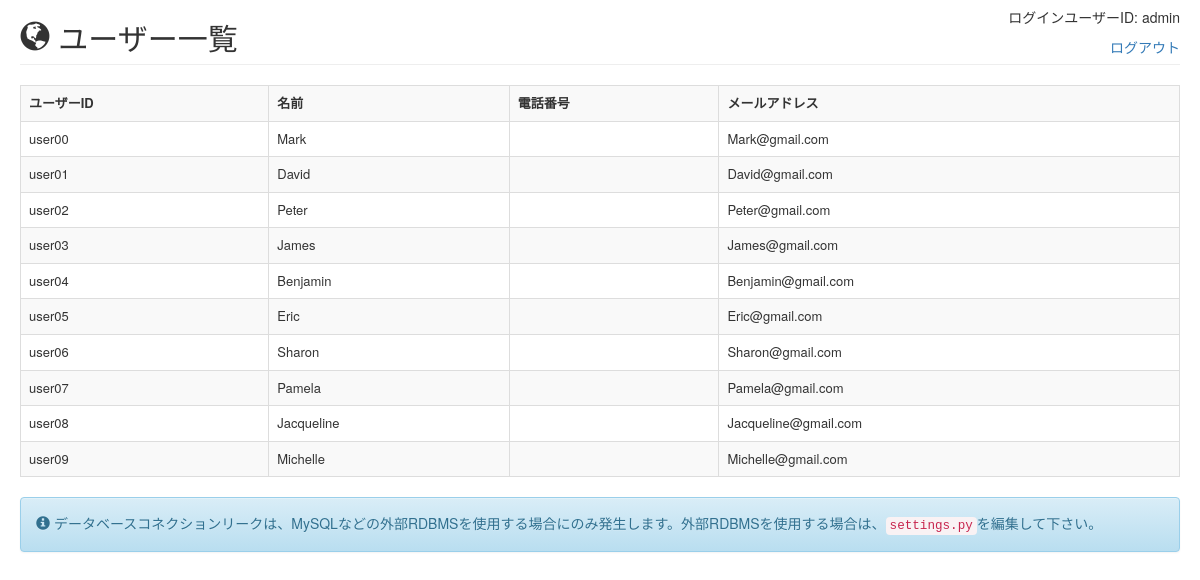
Screenshot of /dbconnectionleak/ (signed in) with the database file from the repository.
### easybuggy/models.py (models this page shows)
class User(models.Model):
    id = models.CharField(max_length=10, primary_key=True)
    name = models.CharField(max_length=30)
    password = models.CharField(max_length=30)
    secret = models.CharField(max_length=100)
    ispublic = models.CharField(max_length=5)
    phone = models.CharField(max_length=20, blank=True, null=True)
    mail = models.EmailField(max_length=100, blank=True, null=True)

### easybuggy/views.py (the view)
# urls.py: url(r'^dbconnectionleak/$', views.db_connection_leak, name='dbconnectionleak'),
def db_connection_leak(request):
    d = {
        'title': _('title.dbconnectionleak.page'),
        'note': _('msg.note.dbconnectionleak'),
    }
    c = connection.cursor()
    try:
        c.execute("SELECT id, name, phone, mail FROM easybuggy_user WHERE ispublic = 'true' ORDER BY id asc")
        d['users'] = c.fetchall()
    except Exception as e:
        logger.exception('Exception occurs: %s', e)
    finally:
        pass
    return render(request, 'dbconnectionleak.html', d)

### templates/dbconnectionleak.html
{% extends "base.html" %}
{% load i18n %}
{% block body %}
{% include "header.html" %}
<table class="table table-striped table-bordered table-hover" style="font-size: small;">
    <tr>
        <th>{% trans 'label.user.id' %}</th>
        <th>{% trans 'label.name' %}</th>
        <th>{% trans 'label.phone' %}</th>
        <th>{% trans 'label.mail' %}</th>
    </tr>
    {% for user in users %}
    <tr>
        <td>{{ user.0 }}</td>
        <td>{{ user.1 }}</td>
        <td>{{ user.2|default_if_none:'' }}</td>
        <td>{{ user.3|default_if_none:'' }}</td>
    </tr>
    {% endfor %}
</table>
{% include "messages.html" %}
{% endblock %}

### rows the page displays
User: id "user00", name "Mark", mail "Mark@gmail.com"
User: id "user01", name "David", mail "David@gmail.com"
User: id "user02", name "Peter", mail "Peter@gmail.com"
User: id "user03", name "James", mail "James@gmail.com"
User: id "user04", name "Benjamin", mail "Benjamin@gmail.com"
User: id "user05", name "Eric", mail "Eric@gmail.com"
User: id "user06", name "Sharon", mail "Sharon@gmail.com"
User: id "user07", name "Pamela", mail "Pamela@gmail.com"
User: id "user08", name "Jacqueline", mail "Jacqueline@gmail.com"
User: id "user09", name "Michelle", mail "Michelle@gmail.com"

### other values shown
{{ title }} "ユーザー一覧"
{{ request.session.username }} "admin"
{{ note }} "データベースコネクションリークは、MySQLなどの外部RDBMSを使用する場合にのみ発生します。外部RDBMSを使用する場合は、 settings.py を編集して下さい。"
